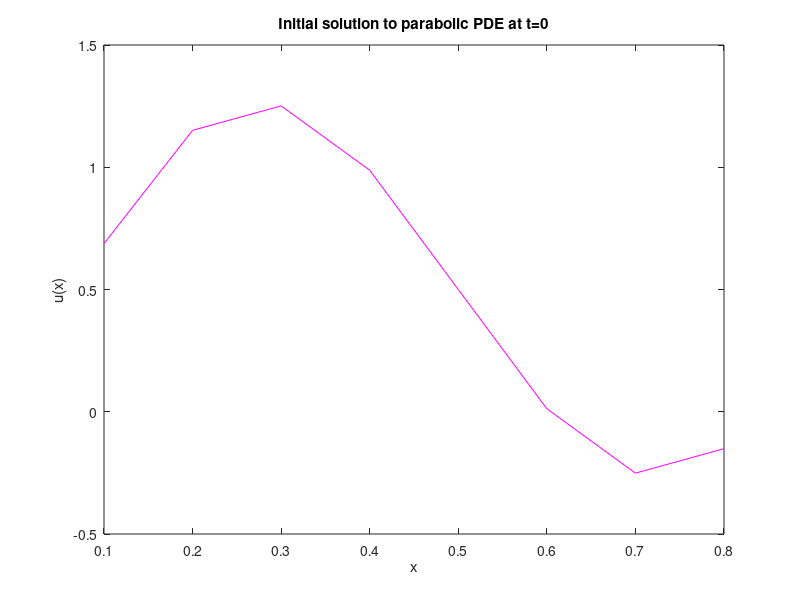

Write the MATLAB code that produced this figure. (Note: this script raises an error after producing the figure.)
% Reads in data
format long;
value = csvread('ParabolicPlot.csv');

nodes = value(1,1:end-1); % x values
initU = value(2, 1:end-1); % u(x,0)
uT2 = value(3, 1:end-1); % u approximation at t=T/2
uT2Exact = value(4, 1:end-1); % exact u at t=T/2
uT = value(5, 1:end-1); % u approximation at t=T
uTExact = value(6, 1:end-1); % exact u at t=T

% Create plots

figure(1); 
plot(nodes, initU, 'm');
title('Initial solution to parabolic PDE at t=0');
xlabel('x'); ylabel('u(x)');
ax = gca; ax.FontSize = 14; axis tight;

figure(2);
plot(nodes,uT2,'m',nodes,uT2Exact, 'c', 'LineWidth',2);
xlabel('x'); ylabel('u(x)'); legend('Approximation','Exact');
title('Solution to parabolic PDE problem at t=T/2'); 

figure(3);
plot(nodes,uT,'m',nodes,uTExact, 'c', 'LineWidth',2);
xlabel('x'); ylabel('u(x)'); legend('Approximation','Exact');
title('Solution to parabolic PDE problem at t=T'); 
